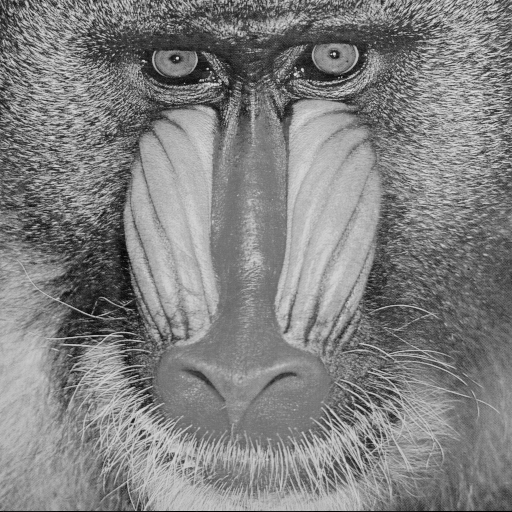
#> input picture MO443/Trabalhos/Trabalho_0/imagens/baboon.png, 512 x 512 px
$ python trabalho_0_exec_5.py imagens/baboon.png 1.0 imagens/butterfly.png 1.0
#> lines starting #> are read from the running program, lines starting #| are printed output that depends on the picture
'''
Trabalho - 0 - Exercicio 5
Aluno: Paulo Junio Reis Rodrigues
RA: 265674
'''
import cv2
import sys

#Combinando duas imagens, utilizando duas escalas para cada imagem
def CombinarImagens(primeiraImagem, segundaImagem, escalaUm, escalaDois):
    resultado = cv2.addWeighted(primeiraImagem, escalaUm, segundaImagem, escalaDois, 0) #Somando as duas imagens, utilizando os dois pesos enviados
    return resultado


if __name__ == "__main__":
    primeiroArquivo, escalaUm, segundoArquivo, escalaDois  = sys.argv[1], float(sys.argv[2]), sys.argv[3], float(sys.argv[4])

    primeiraImagem = cv2.imread(primeiroArquivo) #Leitura da primeira imagem
#> primeiraImagem is the input picture: shape (512, 512, 3); min 0, max 230, mean 129.1
    segundaImagem = cv2.imread(segundoArquivo) #Leitura da segunda imagem
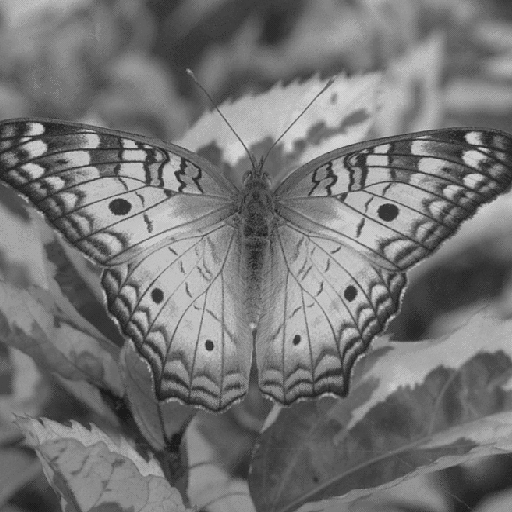
#> input picture MO443/Trabalhos/Trabalho_0/imagens/butterfly.png, 512 x 512 px
#> segundaImagem is the input picture: shape (512, 512, 3); min 27, max 212, mean 116.8

    combinacaoDeImagens = CombinarImagens(primeiraImagem, segundaImagem, escalaUm, escalaDois)
#> in CombinarImagens, `resultado = cv2.addWeighted(primeiraImagem, escalaUm, segundaImagem, e..`:
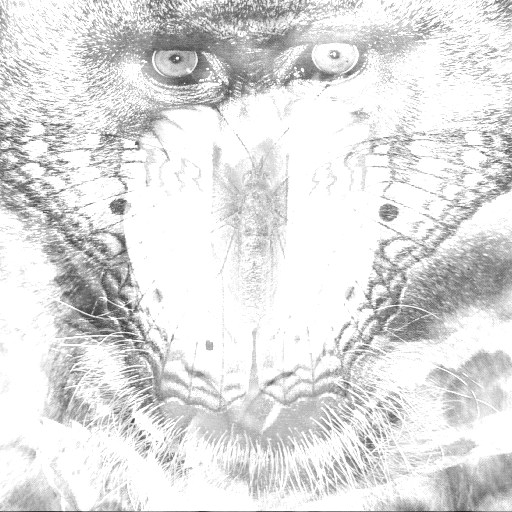
#> resultado: shape (512, 512, 3); min 28, max 255, mean 224.1
    cv2.imwrite("outputs/exercice_5.png", combinacaoDeImagens)
